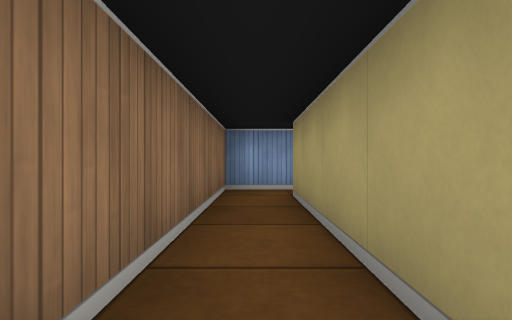
[1] (above)

17 first-person views from a walk through a cub3D maze. The camera is about half as high as the walls, looks level and sees 75° across. The floor is counted in squares. Each view is taken from the middle of a square. On the plan, view 1 faces up. The plan holds only what a view shows up to about 9 squares ahead; the rest is blank.

[2]
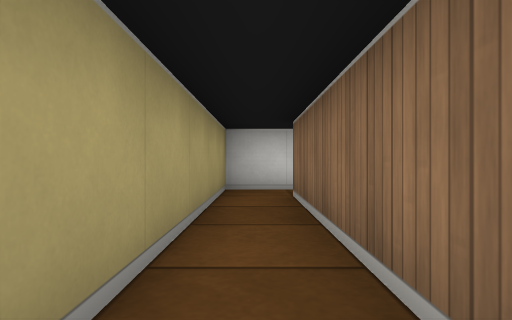

[3]
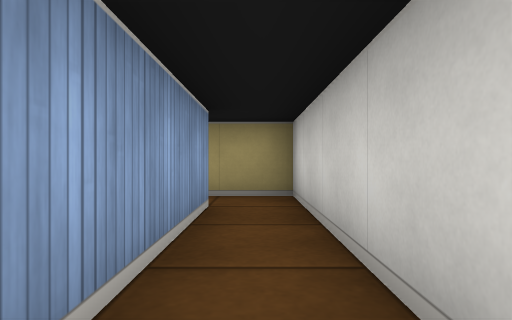

[4]
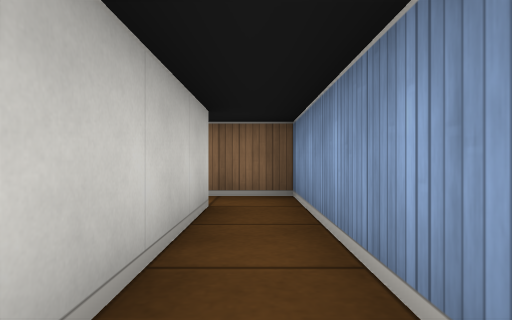

[5]
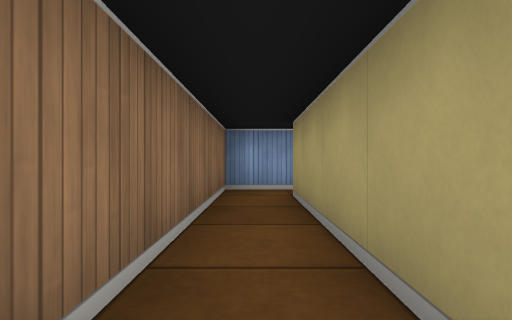

[6]
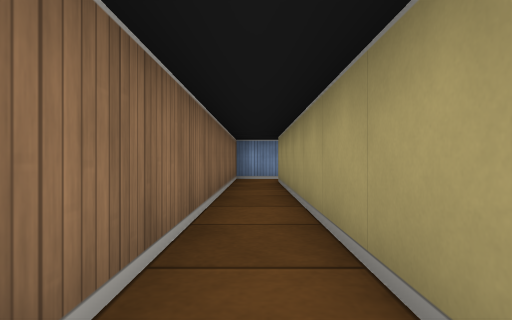

[7]
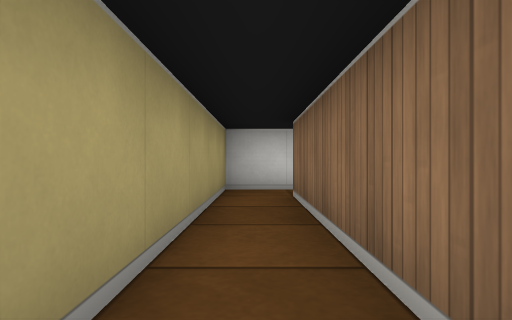

[8]
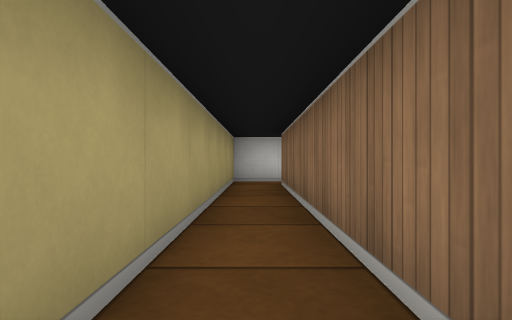

[9]
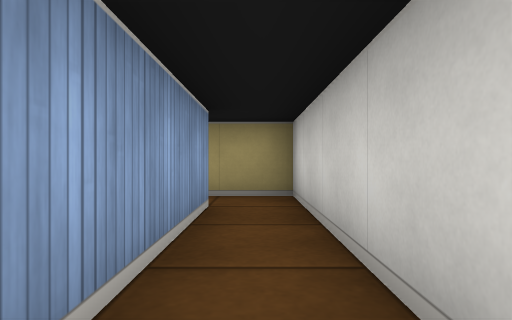

[10]
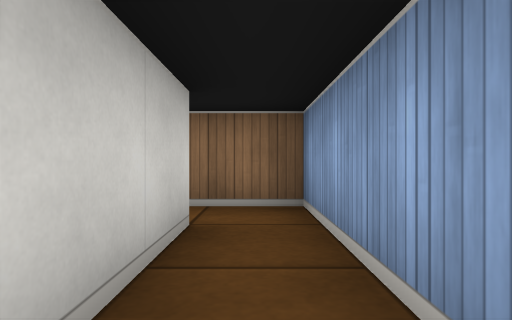

[11]
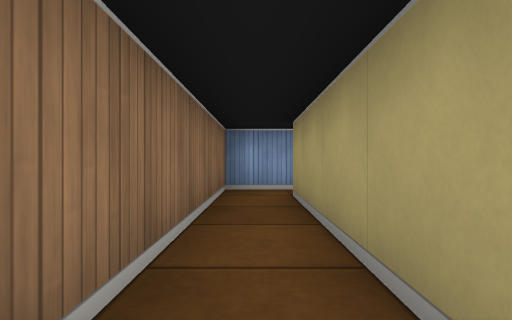

[12]
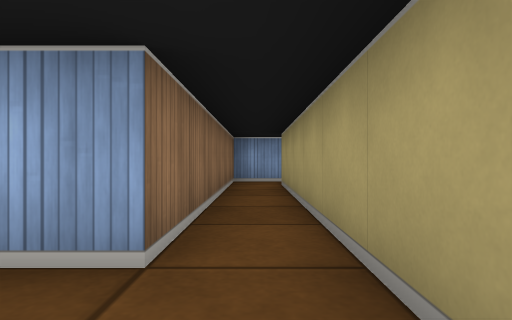

[13]
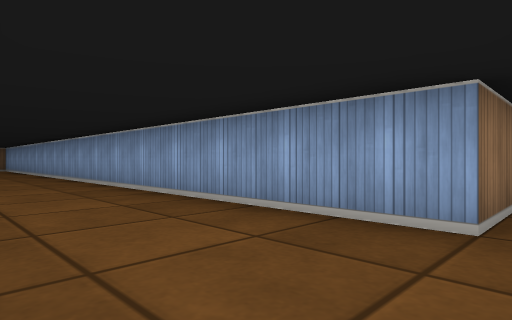

[14]
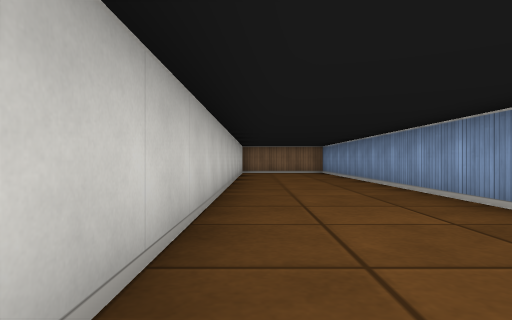

[15]
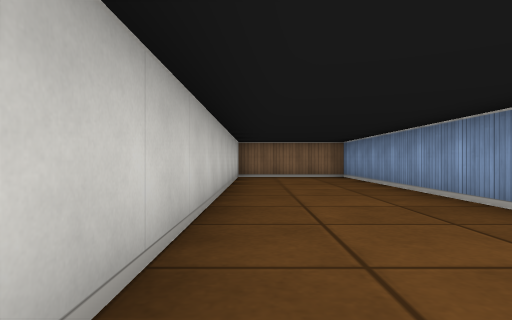

[16]
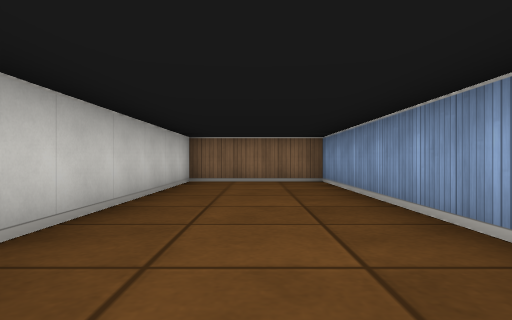

[17]
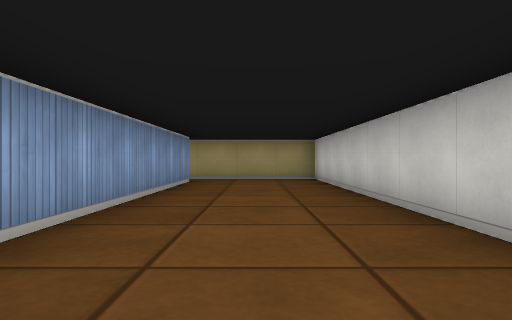

### Floor plan
Points are (right, up) in squares from view 1. A wall is a line through its corners. A room is listed if a view was taken in it or the views show most of it. See-through windows are left out.
Room 1 (views 1, 2, 4)
walls: (-0.5, -1.5) (0.5, -1.5) (0.5, 4.5); (0.6, 5.5) (-0.5, 5.5) (-0.5, -0.5)
ways out: opening at (0, -1) to room 2; opening at (1, 5)
Room 2 (views 3, 5, 6, 7, 8)
walls: (-0.5, -0.5) (-4.5, -0.5) (-4.5, -8.5); (-4.5, -9.5) (-3.5, -9.5) (-3.5, -1.5) (-0.5, -1.5)
ways out: opening at (0, -1) to room 1; opening at (-4, -9) to room 3
Room 3 (views 9, 10, 11)
walls: (-7.5, -14.5) (-7.5, -9.5) (-4.5, -9.5); (-4.5, -8.5) (-8.5, -8.5) (-8.5, -14.5)
ways out: opening at (-4, -9) to room 2; opening at (-8, -14) to room 4
Room 4 (views 12, 13, 14, 15, 16, 17)
walls: (-8.5, -14.5) (-25.5, -14.5) (-25.5, -17.5) (-7.5, -17.5) (-7.5, -14.5)
ways out: opening at (-8, -14) to room 3

Where each view was taken, in squares from view 1:
view 1: 0 up, 0 right, facing up
view 2: 4 up, 0 right, facing down
view 3: 1 down, 4 left, facing right
view 4: 1 down, 0 right, facing left
view 5: 6 down, 4 left, facing up
view 6: 9 down, 4 left, facing up
view 7: 4 down, 4 left, facing down
view 8: 2 down, 4 left, facing down
view 9: 9 down, 8 left, facing right
view 10: 9 down, 5 left, facing left
view 11: 14 down, 8 left, facing up
view 12: 16 down, 8 left, facing up
view 13: 17 down, 8 left, facing up-left
view 14: 17 down, 13 left, facing left
view 15: 17 down, 16 left, facing left
view 16: 16 down, 18 left, facing left
view 17: 16 down, 16 left, facing right
